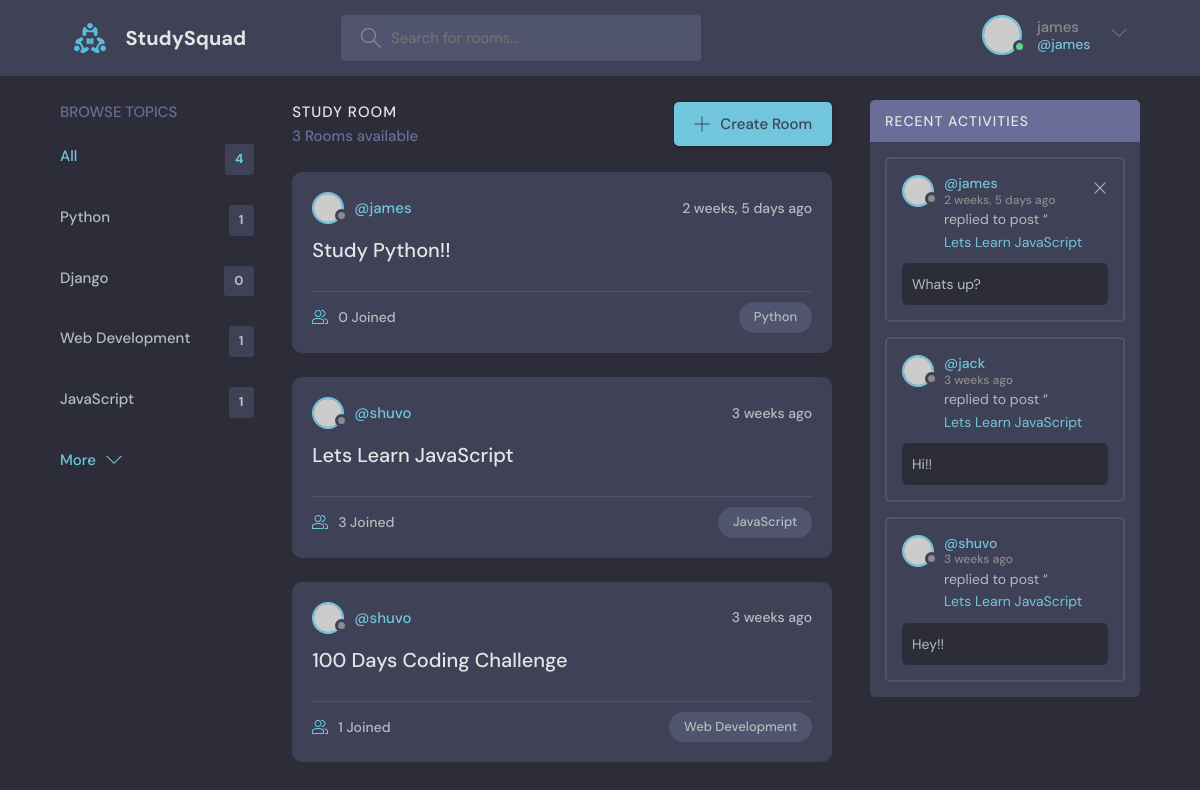
/ (signed in), run on an earlier commit of the app's database.
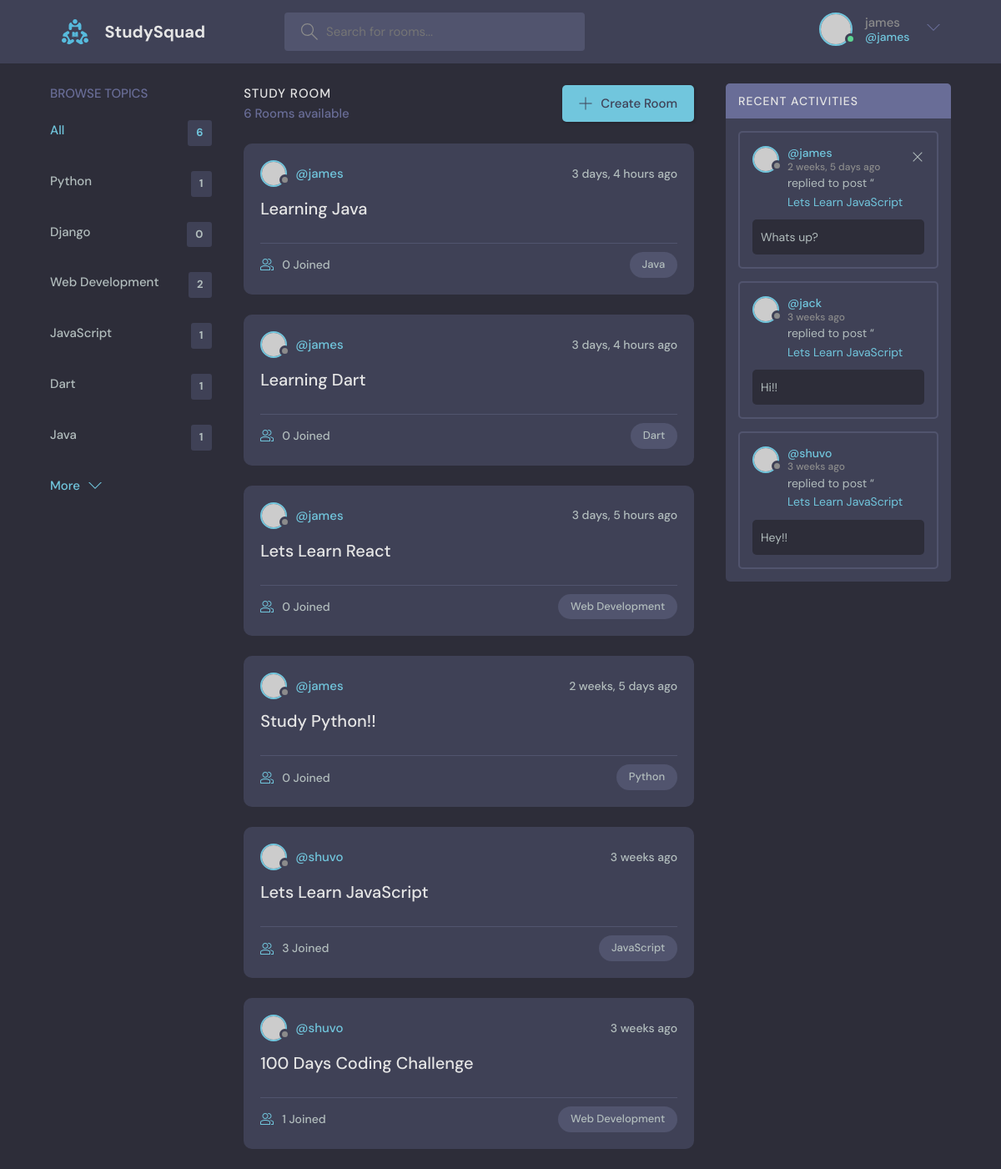
And on a later commit of the database.
### base/models.py (models this page shows, shortened)
class Topic(models.Model):
    name = models.CharField(max_length=200)

class Room(models.Model):
    host = models.ForeignKey(User, on_delete=models.SET_NULL, null=True)
    topic = models.ForeignKey(Topic, on_delete=models.SET_NULL, null=True)
    name = models.CharField(max_length=200)
    description = models.TextField(null=True, blank=True)
    participants = models.ManyToManyField(User, related_name='participants', blank=True)
    updated = models.DateTimeField(auto_now=True)
    created = models.DateTimeField(auto_now_add=True)
    class Meta:
        ordering = ['-updated', '-created']
    def __str__(self):
        return self.name

class Message(models.Model):
    user = models.ForeignKey(User, on_delete=models.CASCADE)
    room = models.ForeignKey(Room, on_delete=models.CASCADE)
    body = models.TextField()
    updated = models.DateTimeField(auto_now=True)
    created = models.DateTimeField(auto_now_add=True)
    class Meta:
        ordering = ['-updated', '-created']

### base/views.py (the view)
# urls.py: 2. Add a URL to urlpatterns:  path('', views.home, name='home')
def home(request):
    q = request.GET.get('q') if request.GET.get('q') != None else ''
    rooms = Room.objects.filter(
        Q(topic__name__icontains=q) |
        Q(name__icontains=q) |
        Q(description__icontains=q)
    )
    topics = Topic.objects.all()
    room_count = rooms.count()
    room_messages = Message.objects.filter(Q(room__topic__name__icontains=q))
    context = {'rooms':rooms, 'topics':topics, 'room_count':room_count, 'room_messages': room_messages}
    return render(request, 'base/home.html', context)

### base/templates/base/home.html (shortened to what this page needs)
{% extends 'main.html' %}
{% block content %}
<main class="layout layout--3">
  <div class="container">
    {% include 'base/topic_component.html' %}
    <div class="roomList">
      <div class="roomList__header">
        <div>
          <h2>Study Room</h2>
          <p>{{room_count}} Rooms available</p>
        </div>
        <a class="btn btn--main" href="{% url 'create-room' %}">
          <svg
            version="1.1"
            xmlns="http://www.w3.org/2000/svg"
            width="32"
            height="32"
            viewBox="0 0 32 32"
          >
            <title>add</title>
            <path
              d="M16.943 0.943h-1.885v14.115h-14.115v1.885h14.115v14.115h1.885v-14.115h14.115v-1.885h-14.115v-14.115z"
            ></path>
          </svg>
          Create Room
        </a>
      </div>
      {% include 'base/feed_component.html' %}
    </div>
    {% include 'base/activity_component.html' %}
  </div>
</main>
{% endblock %}

### base/templates/base/topic_component.html
<div class="topics">
  <div class="topics__header">
    <h2>Browse Topics</h2>
  </div>
  <ul class="topics__list">
    <li>
      <a href="{% url 'home' %}" class="active">All <span>{{topics.count}}</span></a>
    </li>
    {% for topic in topics %}
    <li>
      <a href="{% url 'home' %}?q={{topic.name}}">{{topic.name}} <span>{{topic.room_set.all.count}}</span></a>
    </li>
    {% endfor %}
  </ul>
  <a class="btn btn--link" href="topics.html">
    More
    <svg version="1.1" xmlns="http://www.w3.org/2000/svg" width="32" height="32" viewBox="0 0 32 32">
      <title>chevron-down</title>
      <path d="M16 21l-13-13h-3l16 16 16-16h-3l-13 13z"></path>
    </svg>
  </a>
</div>

### base/templates/base/feed_component.html (shortened to what this page needs)
{% for room in rooms %}
<div class="roomListRoom">
  <div class="roomListRoom__header">
    <a href="{% url 'user-profile' room.host.id %}" class="roomListRoom__author">
      <div class="avatar avatar--small">
        <img src="https://randomuser.me/api/portraits/women/11.jpg" />
      </div>
      <span>@{{room.host.username}}</span>
    </a>
    <div class="roomListRoom__actions">
      <span>{{room.created|timesince}} ago</span>
    </div>
  </div>
  <div class="roomListRoom__content">
    <a href="{% url 'room' room.id %}">{{room.name}}</a>
  </div>
  <div class="roomListRoom__meta">
    <a href="{% url 'room' room.id %}" class="roomListRoom__joined">
      {{room.participants.all.count}} Joined
    </a>
    <p class="roomListRoom__topic">{{room.topic.name}}</p>
  </div>
</div>
{% endfor %}

### base/templates/base/activity_component.html
<div class="activities">
  <div class="activities__header">
    <h2>Recent Activities</h2>
  </div>
  {% for message in room_messages %}
  <div class="activities__box">
    <div class="activities__boxHeader roomListRoom__header">
      <a href="{% url 'user-profile' message.user.id %}" class="roomListRoom__author">
        <div class="avatar avatar--small">
          <img src="https://randomuser.me/api/portraits/women/11.jpg" />
        </div>
        <p>
          @{{message.user}}
          <span>{{message.created|timesince}} ago</span>
        </p>
      </a>
      {% if request.user == message.user %}
      <div class="roomListRoom__actions">
        <a href="{% url 'delete-message' message.id %}">
          <svg version="1.1" xmlns="http://www.w3.org/2000/svg" width="32" height="32" viewBox="0 0 32 32">
            <title>remove</title>
            <path
              d="M27.314 6.019l-1.333-1.333-9.98 9.981-9.981-9.981-1.333 1.333 9.981 9.981-9.981 9.98 1.333 1.333 9.981-9.98 9.98 9.98 1.333-1.333-9.98-9.98 9.98-9.981z"
            ></path>
          </svg>
        </a>
      </div>
      {% endif %}
    </div>
    <div class="activities__boxContent">
      <p>replied to post “<a href="{% url 'room' message.room.id %}">{{message.room}}</a></p>
      <div class="activities__boxRoomContent">
        {{message.body}}
      </div>
    </div>
  </div>
  {% endfor %}
</div>

What changed in the data, as far as the page shows it:
computed for Topic "Web Development": room_set.all.count "1" → "2"
added Topic: name "Dart", room_set.all.count "1"
added Topic: name "Java", room_set.all.count "1"
added Room: host.username "james", created "3 days, 4 hours", name "Learning Java", participants.all.count "0", topic.name "Java"
added Room: host.username "james", created "3 days, 4 hours", name "Learning Dart", participants.all.count "0", topic.name "Dart"
added Room: host.username "james", created "3 days, 5 hours", name "Lets Learn React", participants.all.count "0", topic.name "Web Development"
Also different on the page:
{{ topics.count }}: "4" → "6"
{{ room_count }}: "3" → "6"
